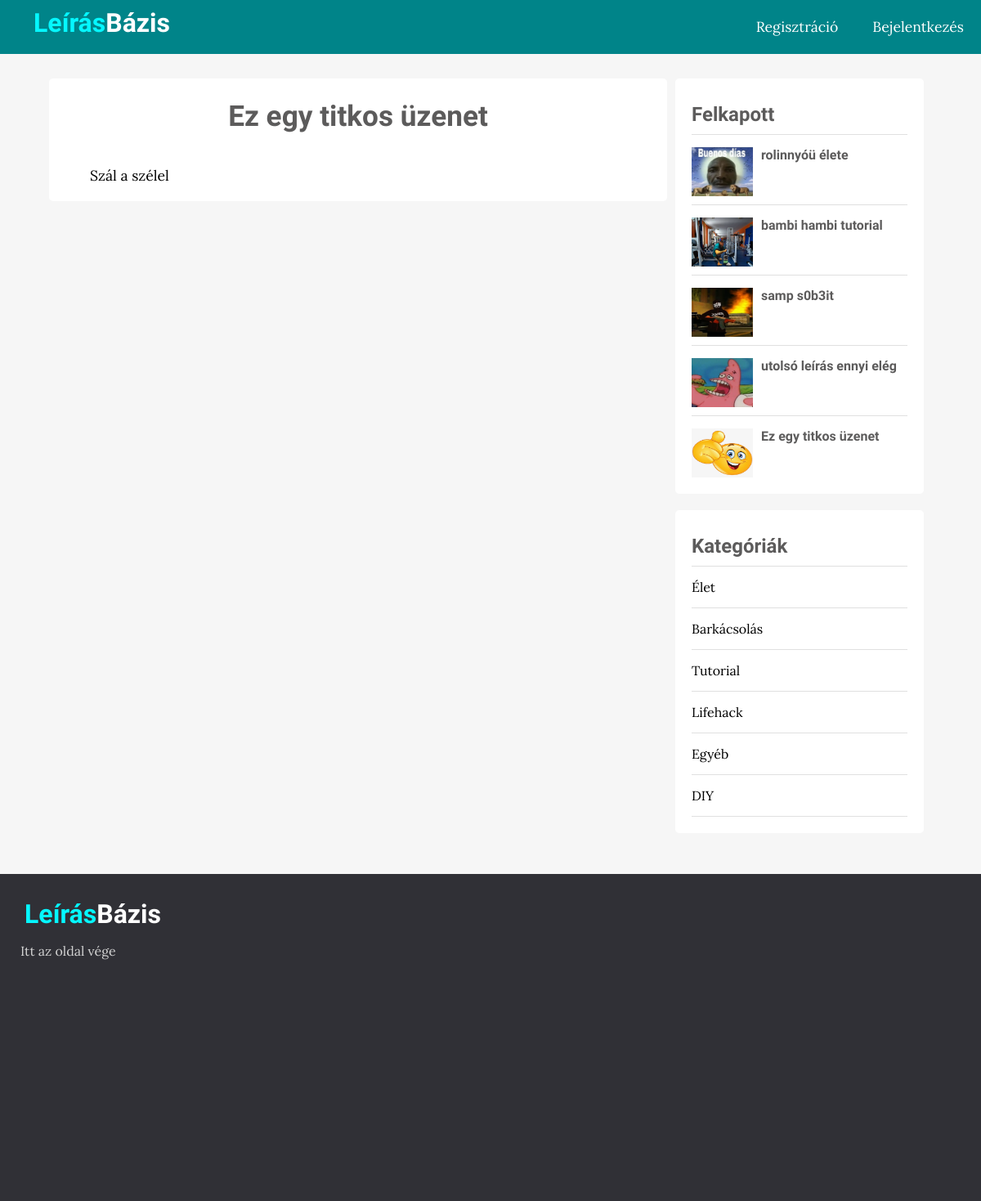
The page /single.php?id=28 on the database its author committed.
### tables this page shows
CREATE TABLE `posts` (
  `id` int(11) NOT NULL,
  `user_id` int(11) NOT NULL,
  `topic_id` int(11) DEFAULT NULL,
  `title` varchar(255) NOT NULL,
  `image` varchar(255) NOT NULL,
  `body` text NOT NULL,
  `published` tinyint(4) NOT NULL,
  `created_at` datetime NOT NULL DEFAULT current_timestamp()
);

CREATE TABLE `topics` (
  `id` int(11) NOT NULL,
  `name` varchar(100) NOT NULL,
  `description` text NOT NULL
);

### app/database/db.php (called while the page is built, shortened)
<?php
require('connect.php');
function executeQuery($sql, $data)
{
    global $conn;
    $stmt = $conn->prepare($sql);
    $values = array_values($data);
    $types = str_repeat('s', count($values));
    $stmt->bind_param($types, ...$values);
    $stmt->execute();
    return $stmt;
}
function selectAll($table, $conditions = [])
{
    global $conn;
    $sql = "SELECT * FROM $table";
    if (empty($conditions)) {
        $stmt = $conn->prepare($sql);
        $stmt->execute();
        $records = $stmt->get_result()->fetch_all(MYSQLI_ASSOC);
        return $records;
    } else {
        $i = 0;
        foreach ($conditions as $key => $value) {
            if ($i === 0) {
                $sql = $sql . " WHERE $key=?";
            } else {
                $sql = $sql . " AND $key=?";
            }
            $i++;
        }
        $stmt = executeQuery($sql, $conditions);
        $records = $stmt->get_result()->fetch_all(MYSQLI_ASSOC);
        return $records;
    }
}
function selectOne($table, $conditions)
{
    $sql = "SELECT * FROM $table";
    $i = 0;
    foreach ($conditions as $key => $value) {
        if ($i === 0) {
            $sql = $sql . " WHERE $key=?";
        } else {
            $sql = $sql . " AND $key=?";
        }
        $i++;
    }
    $sql = $sql . " LIMIT 1";
    $stmt = executeQuery($sql, $conditions);
    $records = $stmt->get_result()->fetch_assoc();
    return $records;
}

### app/controllers/posts.php (called while the page is built, shortened)
<?php
include(ROOT_PATH . "/app/database/db.php");
$table = 'posts';
$topics = selectAll('topics');
if (isset($_GET['id'])) {
    $post = selectOne($table, ['id' => $_GET['id']]);
}

### single.php (the view, shortened to what this page needs)
<?php include(ROOT_PATH . '/app/controllers/posts.php');
if (isset($_GET['id'])) {
  $post = selectOne('posts', ['id' => $_GET['id']]);
}
$topics = selectAll('topics');
$posts = selectAll('posts', ['published' => 1]);
?>
<!DOCTYPE html>
<html lang="hu">
<head>
  <link rel="stylesheet" href="https://use.fontawesome.com/releases/v5.7.2/css/all.css"
>
  <link rel="stylesheet" href="assets/css/style.css">
</head>
<body>
  <?php include(ROOT_PATH . "/app/includes/header.php"); ?>
  <div class="page-wrapper">
    <div class="content clearfix">
      <div class="main-content-wrapper">
        <div class="main-content single">
          <h1 class="post-title"><?php echo $post['title']; ?></h1>
          <div class="post-content">
            <?php echo html_entity_decode($post['body']); ?>
          </div>
        </div>
      </div>
      <div class="sidebar single">
        <div class="section popular">
          <h2 class="section-title">Felkapott</h2>
          <?php foreach ($posts as $p): ?>
            <div class="post clearfix">
              <img src="<?php echo BASE_URL . '/assets/images/' . $p['image']; ?>" alt="">
              <a href="" class="title">
                <h4><?php echo $p['title'] ?></h4>
              </a>
            </div>
          <?php endforeach; ?>
        </div>
        <div class="section topics">
          <h2 class="section-title">Kategóriák</h2>
          <ul>
            <?php foreach ($topics as $topic): ?>
              <li><a href="<?php echo BASE_URL . '/index.php?t_id=' . $topic['id'] . '&name=' . $topic['name'] ?>"><?php echo $topic['name']; ?></a></li>
            <?php endforeach; ?>
          </ul>
        </div>
      </div>
    </div>
  </div>
  <?php include(ROOT_PATH . "/app/includes/footer.php"); ?>
</body>
</html>

### assets/css/style.css (style rules this page uses)
* { box-sizing: border-box; }
html, body { height: 100%; padding: 0px; margin: 0px; background: #f6f6f6; font-family: "Lora", serif; }
h1, h2, h3, h4, h5, h6 { font-family: "Candal", serif; color: #5c5b5b; margin: 5px; }
a { text-decoration: none; color: inherit; }
.clearfix::after { content: ""; display: block; clear: both; }
.page-wrapper { min-height: 100%; }
.content { width: 90%; margin: 30px auto 30px; }
.content .main-content { width: 70%; float: left; }
.content .main-content.single { background: white; padding: 20px 50px; font-size: 1.1em; border-radius: 5px; }
.content .main-content.single .post-title { text-align: center; margin-bottom: 40px; }
.content .popular .post { border-top: 1px solid #e0e0e0; margin-top: 10px; padding-top: 10px; }
.content .popular .post img { height: 60px; width: 75px; float: left; margin-right: 10px; }
.content .sidebar { width: 30%; float: left; }
.content .sidebar.single { padding: 0px 10px; }
.content .sidebar .section { background: white; padding: 20px; border-radius: 5px; margin-bottom: 20px; }
.content .sidebar .section .section-title { margin: 10px 0px 10px 0px; }
.content .sidebar .section.topics ul { margin: 0px; padding: 0px; list-style: none; border-top: 1px solid #e0e0e0; }
.content .sidebar .section.topics ul li a { display: block; padding: 15px 0px 15px 0px; border-bottom: 1px solid #e0e0e0; transition: all 0.3s; }

### rows shown on the page
posts: title "Ez egy titkos üzenet", body "Szál a szélel", image (picture)
posts: image (picture), title "rolinnyóü élete"
posts: image (picture), title "bambi hambi tutorial"
posts: image (picture), title "samp s0b3it"
posts: image (picture), title "utolsó leírás ennyi elég"
topics: name "Élet"
topics: name "Barkácsolás"
topics: name "Tutorial"
topics: name "Lifehack"
topics: name "Egyéb"
topics: name "DIY"
